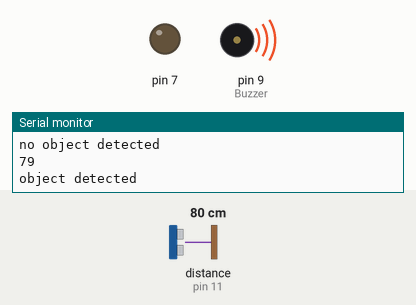
Recording of a sketch running on a simulated Arduino Uno, built with avr-gcc and run on an emulated ATmega328P. Parts: output pins drawn as LEDs (lit = HIGH), buzzer (waves = sounding), the last lines printed to the serial monitor. Wiring (inferred from the names in the program): ultrasonic range finder: trigger pin 12; echo pin 11. Inputs (shaded band) come from the test bench; at power-on: distance to the obstacle (sensor on pin 11) 80 cm. The echo pulse lasts 58.3 µs per cm; pins used as bus, display or sensor lines are not drawn.

Above: at 3.8 s.
3.9 s: distance to the obstacle (sensor on pin 11) set to 4 cm
At 7.2 s:
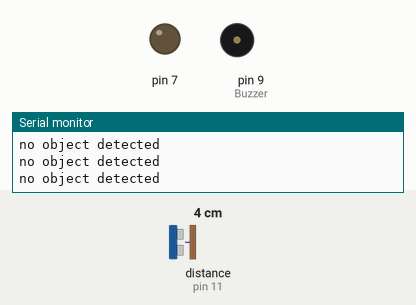
7.5 s: distance to the obstacle (sensor on pin 11) set to 20 cm
12.6 s: distance to the obstacle (sensor on pin 11) set to 23 cm
At 13.4 s:
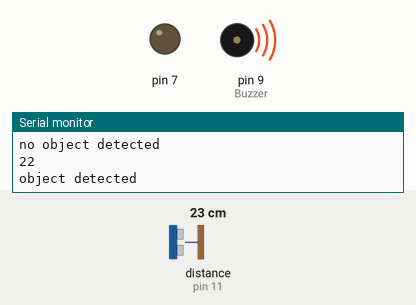
17.1 s: distance to the obstacle (sensor on pin 11) set to 2 cm
At 19.1 s:
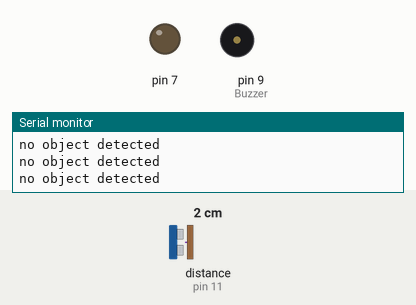
20.1 s: distance to the obstacle (sensor on pin 11) set to 35 cm
At 21.4 s:
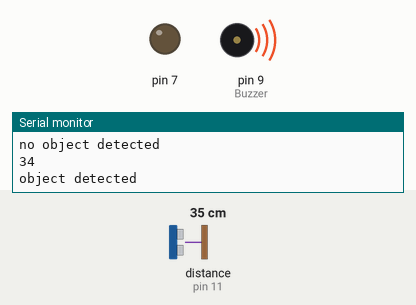
Timing chart, 0 to 25.6 s (numbered marks = the images above; inputs shaded):
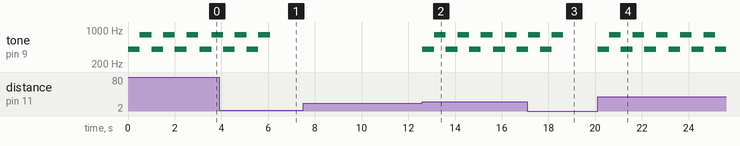

Measured:
- the behaviour switches between 21 and 22 cm on distance to the obstacle (sensor on pin 11) (found by bisection; images 1 and 2)
- after the input at 3.9 s, tone on pin 9 (Buzzer): goes on until 6.1 s, then stays silent
- after the input at 12.6 s, tone on pin 9 (Buzzer): plays 400 Hz for 0.50 s, 800 Hz for 0.50 s, 400 Hz for 0.50 s, 800 Hz for 0.50 s, 400 Hz for 0.50 s, 800 Hz for 0.50 s … (9 notes in this stretch), starting at once
- after the input at 17.1 s, tone on pin 9 (Buzzer): goes on until 18.6 s, then stays silent
- after the input at 20.1 s, tone on pin 9 (Buzzer): plays 400 Hz for 0.50 s, 800 Hz for 0.50 s, 400 Hz for 0.50 s, 800 Hz for 0.50 s, 400 Hz for 0.50 s, 800 Hz for 0.50 s … (11 notes in this stretch), starting at once
- by itself, tone on pin 9 (Buzzer): plays 400 Hz for 0.50 s, 800 Hz for 0.50 s, 400 Hz for 0.50 s, 800 Hz for 0.50 s, 400 Hz for 0.50 s, 800 Hz for 0.50 s … (8 notes in this stretch)

The sketch:

ultrasonic_alarm.ino
```cpp
#define trigPin 12
#define echoPin 11
int Buzzer = 9;

void setup() {
Serial.begin (9600);
pinMode(trigPin, OUTPUT);
pinMode(echoPin, INPUT);
pinMode(Buzzer, OUTPUT);
pinMode(7, OUTPUT);
Serial.begin(9600);
}

void loop() {
int duration, distance;
digitalWrite(trigPin, HIGH);
delayMicroseconds(1000);
digitalWrite(trigPin, LOW);
duration = pulseIn(echoPin, HIGH);
distance = (duration/2) / 29.1;
if (distance >= 80 || distance <= 20){
Serial.println("no object detected");
digitalWrite(Buzzer, LOW);

}
else {
  Serial.println(distance);
Serial.println("object detected");
tone(Buzzer, 400); // play 400 Hz tone for 500 ms
delay(500);
tone(Buzzer, 800); // play 800Hz tone for 500ms
delay(500);
tone(Buzzer, 400); // play 400 Hz tone for 500 ms
delay(500);
tone(Buzzer, 800); // play 800Hz tone for 500ms
delay(500);
tone(Buzzer, 400); // play 400 Hz tone for 500 ms
delay(500);
tone(Buzzer, 800); // play 800Hz tone for 500ms
delay(500);
noTone(Buzzer);
}
delay(30);
}
```
